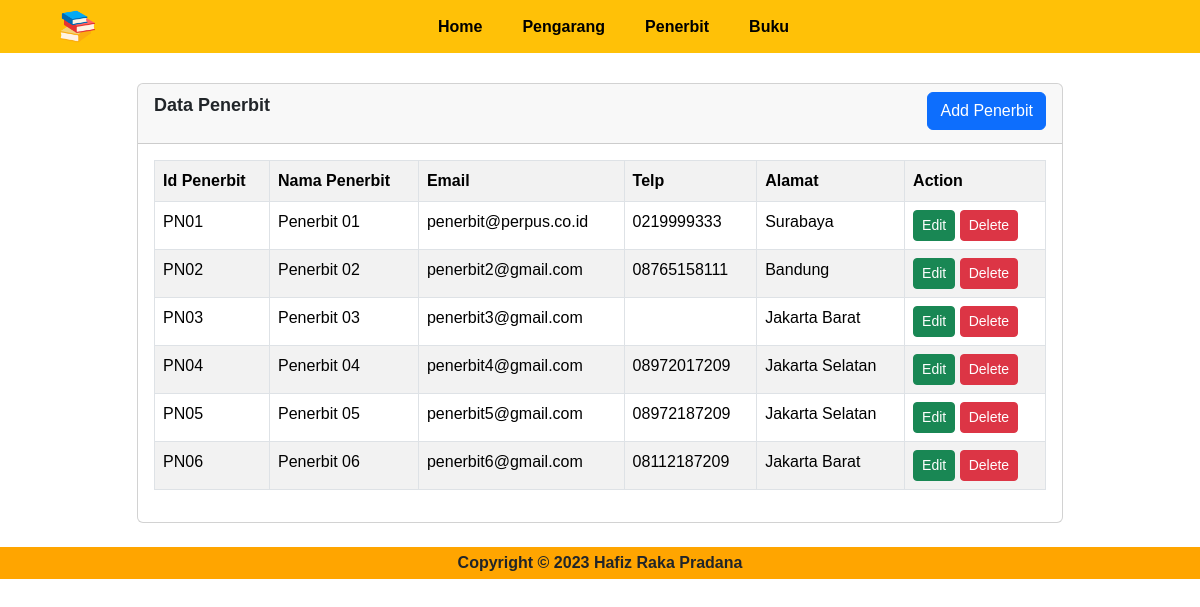
The page /penerbit.php on the database its author committed.
### tables this page shows
CREATE TABLE `penerbit` (
  `id_penerbit` varchar(8) NOT NULL,
  `nama_penerbit` varchar(255) DEFAULT NULL,
  `email` varchar(50) DEFAULT NULL,
  `telp` varchar(12) DEFAULT NULL,
  `alamat` varchar(255) DEFAULT NULL
);

### penerbit.php (the view, shortened to what this page needs)
<!DOCTYPE html>
<html lang="en">
<head>
    <link href="https://cdn.jsdelivr.net/npm/bootstrap@5.3.2/dist/css/bootstrap.min.css" rel="stylesheet">
</head>
<body>
    <nav class="navbar navbar-expand-lg bg-warning p-1 px-5">
        <div class="container-fluid">
            <a class="navbar-brand" href="#">
                <img src="img/book.png" alt="book" width="35" height="35">
            </a>
            <div class="collapse navbar-collapse" id="navbarSupportedContent">
            <ul class="navbar-nav mx-auto">
                <li class="nav-item me-4">
                    <a class="nav-link fw-semibold active"aria-current="page"href="index.php">Home</a>
                </li>
                <li class="nav-item me-4">
                    <a class="nav-link fw-semibold active"aria-current="page"href="pengarang.php">Pengarang</a>
                </li>
                <li class="nav-item me-4">
                    <a class="nav-link fw-semibold active"aria-current="page"href="penerbit.php">Penerbit</a>
                </li>
                <li class="nav-item me-4">
                    <a class="nav-link fw-semibold active"aria-current="page"href="buku.php">Buku</a>
                </li>
            </ul>
            </div>
        </div>
    </nav>
    <?php
        require "connection.php";
        $result = mysqli_query($connection, "SELECT * FROM penerbit");
    ?>
    <div class="container mb-4">
        <div class="row">
            <div class="col-md-10 mx-auto">
                <div class="card">
                    <div class="card-header">
                        <p class ="fw-semibold" style="font-size:18px;" >Data Penerbit
                            <a href="add_data/add_penerbit.php" class="btn btn-primary float-end">Add Penerbit</a>
                        </p>
                    </div>
                    <div class="card-body">
                        <table class="table table-bordered table-striped">
                            <tr>
                                <th>Id Penerbit</th>
                                <th>Nama Penerbit</th>
                                <th>Email</th>
                                <th>Telp</th>
                                <th>Alamat</th>
                                <th>Action</th>
                            </tr>
                            <?php
                                while ($data = mysqli_fetch_array($result)) {
                            ?>
                                <tr>
                                    <td><?php echo $data['id_penerbit'] ?></td>
                                    <td><?php echo $data['nama_penerbit'];?></td>
                                    <td><?php echo $data['email'];?></td>
                                    <td><?php echo $data['telp'];?></td>
                                    <td><?php echo $data['alamat'];?></td>
                                     <td>
                                        <a class="btn btn-success btn-sm" href="edit_data/edit_penerbit.php?id=<?php echo $data['id_penerbit']?>">Edit</a>
                                        <a class="btn btn-danger btn-sm" href="delete_data/delete_penerbit.php?id=<?php echo $data['id_penerbit']?>" role="button" onclick="return confirm('Apakah anda yakin untuk menghapus data ini?')">Delete</a>
                                    </td>
                                </tr>
                            <?php } ?>
                        </table>
                    </div>
                </div>
            </div>
        </div>
    </div>
    <footer>
        <div class="text-center text-dark p-1" style="background-color: orange;"><b>
            Copyright © 2023 Hafiz Raka Pradana<b>
        </div>
    </footer>
</body>
</html>

### penerbit.php (style rules this page uses)
body { font-family: Arial; }
nav { margin-bottom: 30px; }

### rows shown on the page
penerbit: id_penerbit "PN01", nama_penerbit "Penerbit 01", email "penerbit@perpus.co.id", telp "0219999333", alamat "Surabaya"
penerbit: id_penerbit "PN02", nama_penerbit "Penerbit 02", email "penerbit2@gmail.com", telp "08765158111", alamat "Bandung"
penerbit: id_penerbit "PN03", nama_penerbit "Penerbit 03", email "penerbit3@gmail.com", alamat "Jakarta Barat"
penerbit: id_penerbit "PN04", nama_penerbit "Penerbit 04", email "penerbit4@gmail.com", telp "08972017209", alamat "Jakarta Selatan"
penerbit: id_penerbit "PN05", nama_penerbit "Penerbit 05", email "penerbit5@gmail.com", telp "08972187209", alamat "Jakarta Selatan"
penerbit: id_penerbit "PN06", nama_penerbit "Penerbit 06", email "penerbit6@gmail.com", telp "08112187209", alamat "Jakarta Barat"
